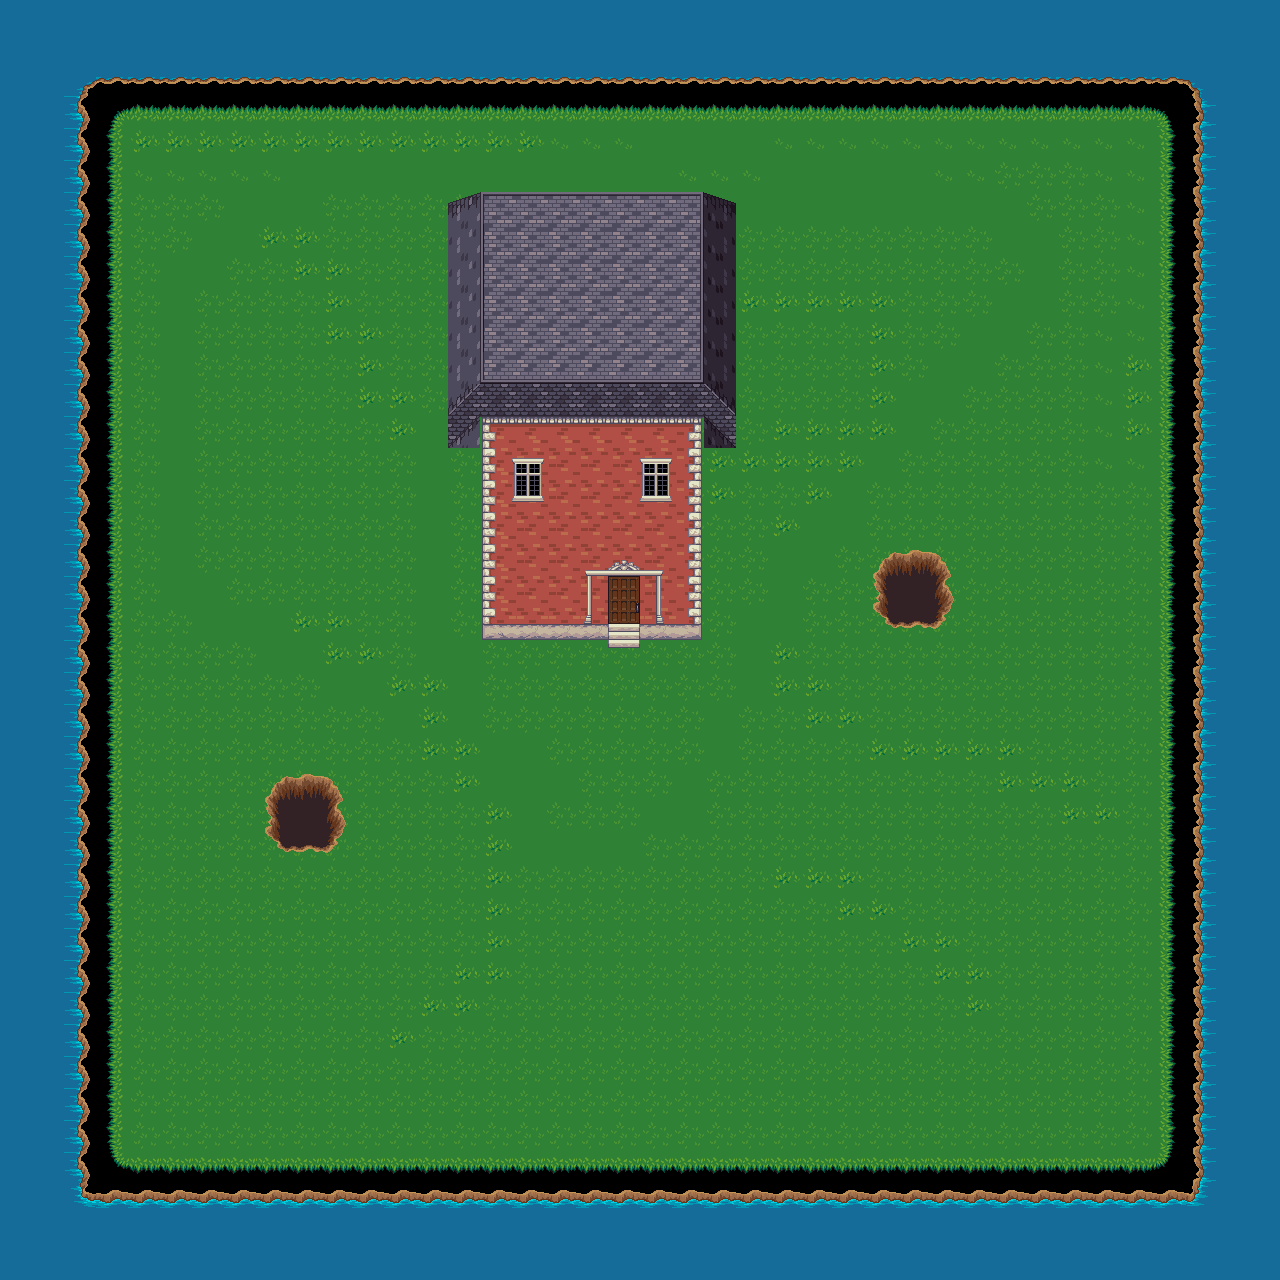

A level layout from a 2D game, rendered from its tile map. Below: a short description, then the map file with tile-grid data replaced by summaries:
An orthogonal 40x40 tile map with 32x32 px tiles, 4 tile layers (Tile Layer 1, hole, house, door), 5 tilesets.

<map version="1.0" orientation="orthogonal" width="40" height="40" tilewidth="32" tileheight="32">
 <tileset firstgid="1" name="grass" tilewidth="32" tileheight="32">
  <image source="img/grass.png" width="96" height="192" />
 </tileset>
 <tileset firstgid="19" name="hole" tilewidth="32" tileheight="32">
  <image source="img/hole.png" width="96" height="192" />
 </tileset>
 <tileset firstgid="37" name="house" tilewidth="32" tileheight="32">
  <image source="img/house.png" width="288" height="224" />
 </tileset>
 <tileset firstgid="100" name="water" tilewidth="32" tileheight="32">
  <image source="img/water.png" width="96" height="192" />
 </tileset>
 <tileset firstgid="118" name="rock" tilewidth="32" tileheight="32">
  <image source="img/rock.png" width="64" height="32" />
 </tileset>
 <layer name="Tile Layer 1" width="40" height="40">
  <data>[1600 cells, 1600 non-empty, 21 distinct tile ids]</data>
 </layer>
 <layer name="hole" width="40" height="40">
  <data>[1600 cells, 18 non-empty, 9 distinct tile ids]</data>
 </layer>
 <layer name="house" width="40" height="40">
  <data>[1600 cells, 50 non-empty, 11 distinct tile ids]</data>
 </layer>
 <layer name="door" width="40" height="40">
  <data>[1600 cells, 78 non-empty, 29 distinct tile ids]</data>
 </layer>
</map>
